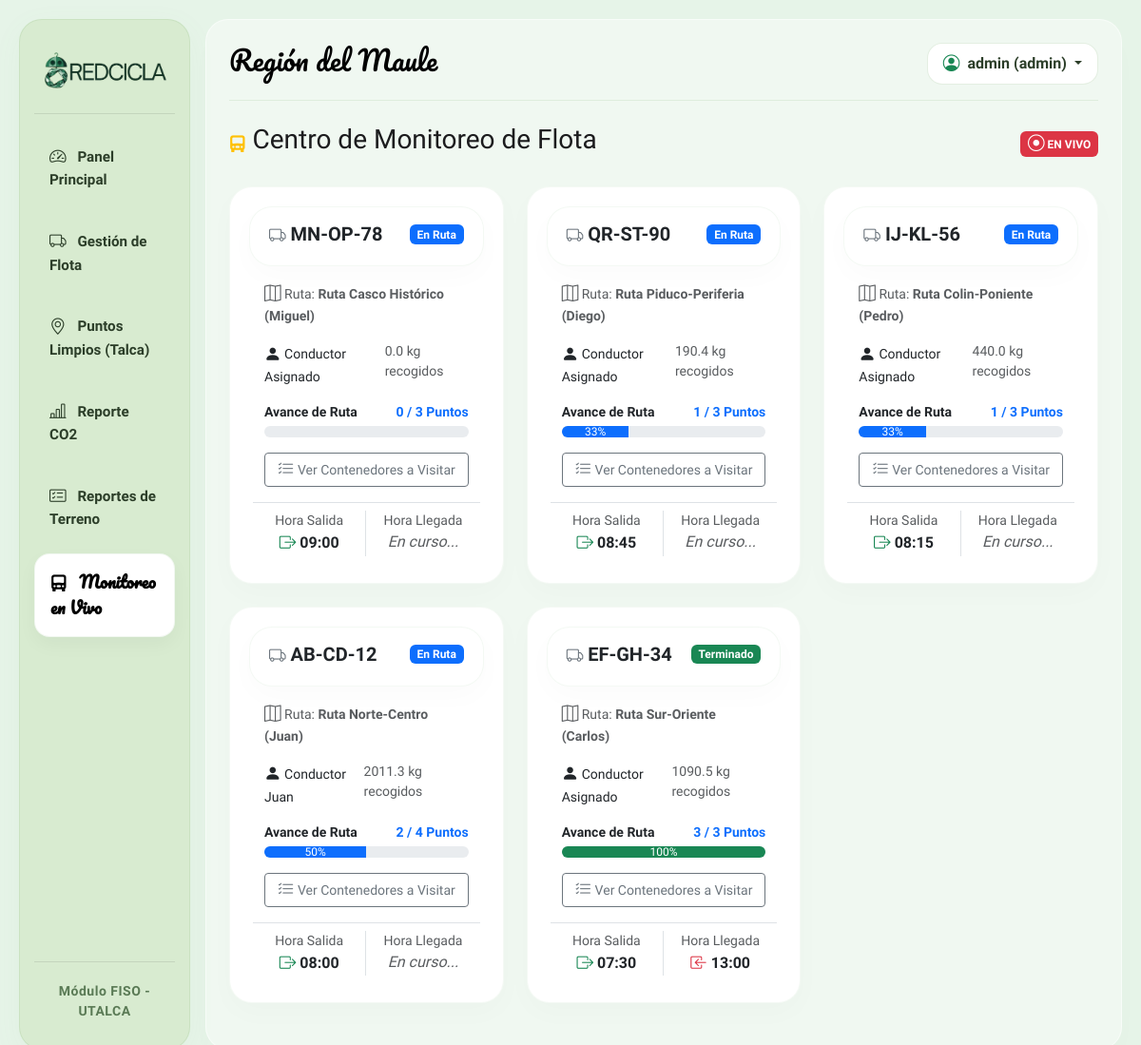
Screenshot of /monitoreo (signed in) with the database file from the repository.
### tables this page shows
CREATE TABLE rutas_activas (
        id INTEGER PRIMARY KEY AUTOINCREMENT, ruta_id INTEGER, camion_id INTEGER, conductor_id INTEGER, ayudante_id INTEGER,
        fecha_inicio TEXT NOT NULL, fecha_fin TEXT, pesaje_calculado REAL, pesaje_final REAL,
        FOREIGN KEY(ruta_id) REFERENCES rutas(id), FOREIGN KEY(camion_id) REFERENCES camiones(id),
        FOREIGN KEY(conductor_id) REFERENCES empleados(id), FOREIGN KEY(ayudante_id) REFERENCES empleados(id));

CREATE TABLE camiones (
        id INTEGER PRIMARY KEY AUTOINCREMENT, patente TEXT UNIQUE NOT NULL, capacidad_carga REAL,
        ultima_revision TEXT, estado INTEGER DEFAULT 1, alerta INTEGER DEFAULT 0);

CREATE TABLE rutas (id INTEGER PRIMARY KEY AUTOINCREMENT, zona_id INTEGER, nombre TEXT NOT NULL, FOREIGN KEY(zona_id) REFERENCES zonas(id));

### main.py (the view)
@app.route('/monitoreo')
def monitoreo_rutas():
    if 'usuario_nombre' not in session:
        return redirect(url_for('login'))
    conexion = sqlite3.connect(DB_PATH)
    cursor = conexion.cursor()
    cursor.execute('''
        SELECT
            ra.id,
            c.patente,
            c.capacidad_carga,
            COALESCE(cond.nombre_completo, 'Conductor Asignado') AS conductor,
            r.nombre AS ruta_nombre,
            ra.fecha_inicio,
            ra.fecha_fin,
            ra.ruta_id
        FROM rutas_activas ra
        LEFT JOIN camiones c ON ra.camion_id = c.id
        LEFT JOIN empleados cond ON ra.conductor_id = cond.id
        LEFT JOIN rutas r ON ra.ruta_id = r.id
        ORDER BY ra.fecha_inicio DESC
    ''')
    viajes_db = cursor.fetchall()
    viajes_procesados = []
    for v in viajes_db:
        ruta_activa_id = v[0]
        ruta_id = v[7]
        cursor.execute("SELECT SUM(cantidad_retirada) FROM registros_retiro WHERE ruta_activa_id = ? AND estado = 'Completado'", (ruta_activa_id,))
        recolectado = cursor.fetchone()[0]
        if recolectado is None: recolectado = 0.0
        cursor.execute('''
            SELECT p.id, p.direccion,
                   (SELECT estado FROM registros_retiro WHERE ruta_activa_id = ? AND punto_id = p.id ORDER BY id DESC LIMIT 1) as estado_retiro
            FROM puntos_reciclaje p
            WHERE p.ruta_id = ? AND p.estado = 1
        ''', (ruta_activa_id, ruta_id))
        puntos_db = cursor.fetchall()
        detalle_puntos = []
        puntos_completados = 0
        total_puntos = len(puntos_db)
        for p in puntos_db:
            estado_punto = p[2]
            if estado_punto == 'Completado':
                puntos_completados += 1
            detalle_puntos.append({
                "direccion": p[1],
                "estado": estado_punto
            })
        porcentaje = 0
        if total_puntos > 0:
            porcentaje = int((puntos_completados / total_puntos) * 100)
        viajes_procesados.append({
            "id": v[0], "patente": v[1], "capacidad": v[2], "conductor": v[3],
            "ruta": v[4], "inicio": v[5], "fin": v[6],
            "recolectado": round(recolectado, 1),
            "porcentaje": porcentaje,
            "puntos_completados": puntos_completados,
            "total_puntos": total_puntos,
            "detalle_puntos": detalle_puntos
        })
    conexion.close()
    return render_template('monitoreo.html', viajes=viajes_procesados)

### templates/monitoreo.html (shortened to what this page needs)
{% extends 'base.html' %}
{% block content %}
<div class="d-flex justify-content-between align-items-center mb-4">
    <h3><i class="bi bi-truck-front-fill text-warning"></i> Centro de Monitoreo de Flota</h3>
    <span class="badge bg-danger pulse-animation"><i class="bi bi-record-circle"></i> EN VIVO</span>
</div>
<div class="row">
    {% for viaje in viajes %}
    <div class="col-md-6 col-lg-4 mb-4">
        <div class="card border-0 shadow-sm h-100">
            <div class="card-header bg-white d-flex justify-content-between align-items-center border-bottom-0 pt-3">
                <h5 class="mb-0 fw-bold"><i class="bi bi-truck text-secondary"></i> {{ viaje.patente }}</h5>
                {% if viaje.fin %}
                    <span class="badge bg-success">Terminado</span>
                {% else %}
                    <span class="badge bg-primary">En Ruta</span>
                {% endif %}
            </div>
            <div class="card-body pb-2">
                <p class="text-muted small mb-3"><i class="bi bi-map"></i> Ruta: <strong>{{ viaje.ruta }}</strong></p>
                <div class="d-flex justify-content-between mb-1 small">
                    <span><i class="bi bi-person-fill"></i> {{ viaje.conductor }}</span>
                    <span class="text-muted">{{ viaje.recolectado }} kg recogidos</span>
                </div>
                <div class="d-flex justify-content-between mb-1 mt-3 small fw-bold">
                    <span>Avance de Ruta</span>
                    <span class="text-primary">{{ viaje.puntos_completados }} / {{ viaje.total_puntos }} Puntos</span>
                </div>
                <div class="progress mb-3" style="height: 12px;">
                    <div class="progress-bar {% if viaje.porcentaje == 100 %}bg-success{% else %}bg-primary{% endif %}"
                         role="progressbar" style="width: {{ viaje.porcentaje }}%;">
                         {{ viaje.porcentaje }}%
                    </div>
                </div>
                <button class="btn btn-sm btn-outline-secondary w-100 mb-3" type="button" data-bs-toggle="collapse" data-bs-target="#collapsePuntos{{ viaje.id }}">
                    <i class="bi bi-list-check"></i> Ver Contenedores a Visitar
                </button>
                <div class="row text-center border-top pt-2">
                    <div class="col-6 border-end">
                        <small class="text-muted d-block">Hora Salida</small>
                        <span class="fw-bold"><i class="bi bi-box-arrow-right text-success"></i> {{ viaje.inicio[-5:] }}</span>
                    </div>
                    <div class="col-6">
                        <small class="text-muted d-block">Hora Llegada</small>
                        {% if viaje.fin %}
                            <span class="fw-bold"><i class="bi bi-box-arrow-in-left text-danger"></i> {{ viaje.fin[-5:] }}</span>
                        {% else %}
                            <span class="text-muted fst-italic">En curso...</span>
                        {% endif %}
                    </div>
                </div>
            </div>
        </div>
    </div>
    {% else %}
    <div class="col-12 text-center py-5">
        <i class="bi bi-moon-stars text-muted" style="font-size: 3rem;"></i>
        <h5 class="text-muted mt-3">No hay camiones en la calle en este momento.</h5>
    </div>
    {% endfor %}
</div>
{% endblock %}

### templates/base.html (style rules this page uses)
:root { --color-bg-light: #e6f4e8; --color-sidebar-combine: #d8ebd0; --color-primary-green: #79AE6F; --color-bubble-bg: #ffffff; --color-dark: #000000; --color-red: #b21c19; --ios-bubble-radius: 24px; --ios-pill-radius: 16px; }
body { font-family: 'Quicksand', sans-serif; background-color: var(--color-bg-light); min-height: 100vh; color: #1c1c1e; overflow-x: hidden; }
.card, .bg-white { background-color: var(--color-bubble-bg) !important; border-radius: var(--ios-bubble-radius) !important; border: 1px solid rgba(121, 174, 111, 0.08) !important; box-shadow: 0 10px 30px rgba(0, 0, 0, 0.02) !important; padding: 20px; animation: fadeInUp 0.4s cubic-bezier(0.16, 1, 0.3, 1) both; }
.bi { font-size: 1.1rem; vertical-align: -1px; }

### templates/monitoreo.html (style rules this page uses)
.pulse-animation { animation: pulse 2s infinite; }

### rows the page displays
rutas_activas: patente "MN-OP-78", shows "En Ruta", ruta "Ruta Casco Histórico (Miguel)", conductor "Conductor Asignado", recolectado "0.0", puntos_completados "0", total_puntos "3", fecha_inicio "09:00", shows "En curso..."
rutas_activas: patente "QR-ST-90", shows "En Ruta", ruta "Ruta Piduco-Periferia (Diego)", conductor "Conductor Asignado", recolectado "190.4", puntos_completados "1", total_puntos "3", porcentaje "33", fecha_inicio "08:45", shows "En curso..."
rutas_activas: patente "IJ-KL-56", shows "En Ruta", ruta "Ruta Colin-Poniente (Pedro)", conductor "Conductor Asignado", recolectado "440.0", puntos_completados "1", total_puntos "3", porcentaje "33", fecha_inicio "08:15", shows "En curso..."
rutas_activas: patente "AB-CD-12", shows "En Ruta", ruta "Ruta Norte-Centro (Juan)", conductor "Conductor Juan", recolectado "2011.3", puntos_completados "2", total_puntos "4", porcentaje "50", fecha_inicio "08:00", shows "En curso..."
rutas_activas: patente "EF-GH-34", shows "Terminado", ruta "Ruta Sur-Oriente (Carlos)", conductor "Conductor Asignado", recolectado "1090.5", puntos_completados "3", total_puntos "3", porcentaje "100", fecha_inicio "07:30", fecha_fin "13:00"

### other values shown
{{ session.get('usuario_nombre') }} "admin"
{{ session.get('usuario_rol') }} "admin"
